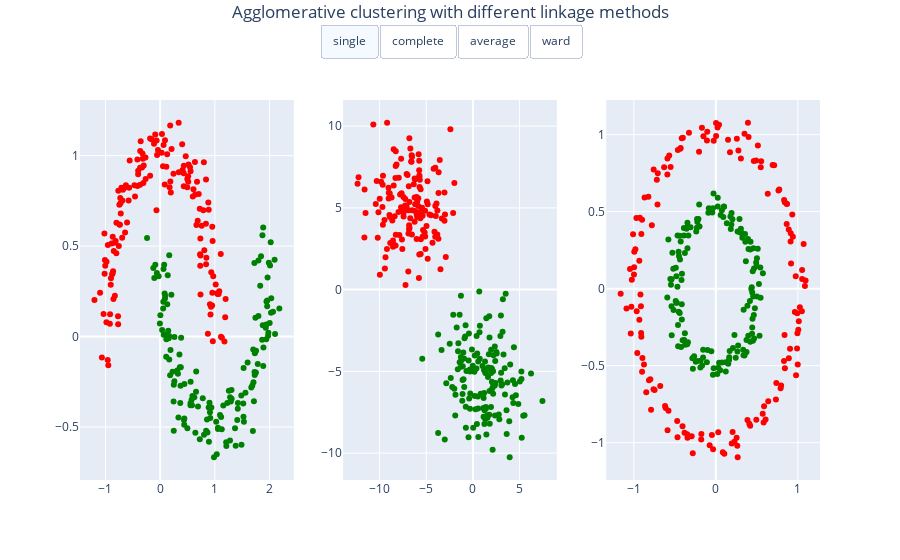

Notebook code for this chart:
### Code cell
from sklearn.datasets import make_blobs, make_moons, make_circles

import matplotlib.pyplot as plt
import plotly.graph_objects as go
from plotly.subplots import make_subplots


X_moons, y_moons = make_moons(n_samples=300, noise=0.1, random_state=47)
X_blobs, y_blobs = make_blobs(n_samples=300, centers=2, cluster_std=2.0, random_state=107)
X_circs, y_circs = make_circles(n_samples=300, noise=0.05, random_state=47, factor=0.5)


fig = make_subplots(rows=1, cols=3)
linkage_methods = ['single', 'complete', 'average', 'ward']

def cluster2color(clusters):
    return ['red' if i == 0 else  'green' for i in clusters]

for linkage_method in linkage_methods:
    
    fig.add_trace(
        go.Scatter(
            x=X_moons[:, 0], 
            y=X_moons[:, 1], 
            mode='markers', 
            marker=dict(color=cluster2color(predict_clusters(X_moons, linkage=linkage_method))),
            visible=False
        ),
        row=1, col=1
    )
    
    fig.add_trace(
        go.Scatter(
            x=X_blobs[:, 0], 
            y=X_blobs[:, 1], 
            mode='markers', 
            marker=dict(color=cluster2color(predict_clusters(X_blobs, linkage=linkage_method))),
            visible=False
        ),
        row=1, col=2
    )
    
    fig.add_trace(
        go.Scatter(
            x=X_circs[:, 0], 
            y=X_circs[:, 1], 
            mode='markers', 
            marker=dict(color=cluster2color(predict_clusters(X_circs, linkage=linkage_method))),
            visible=False
        ),
        row=1, col=3
    )

for i in range(3):
    fig.data[i].visible = True

fig.update_layout(
    updatemenus=[
        dict(
            type="buttons",
            direction="right",
            showactive=True,
            x=0.5,
            xanchor="center",
            y=1.2,
            yanchor="top",
            buttons=list([
                dict(label=linkage_method,
                     method="update",
                     args=[{"visible": [False] * i * 3 + [True] * 3  + [False] * 3 * (4 - i)}])
                for i, linkage_method in enumerate(linkage_methods)
            ]),
        )
    ]
)

fig.update_layout(
    title={"text": "Agglomerative clustering with different linkage methods", "x": 0.5, "y": 0.99},
    showlegend=False,
)

fig.show()

### Figure 1 — Plotly figure (JSON) as saved in the notebook; plotly's stock layout.template omitted (floating-point values rounded to 4 significant figures; data arrays with more than 128 entries replaced by an {"elided": "..."} marker saying what was removed)
{"data": [{"marker": {"color": {"elided": "300 str values"}}, "mode": "markers", "type": "scatter", "visible": true, "x": {"elided": "300 float values"}, "xaxis": "x", "y": {"elided": "300 float values"}, "yaxis": "y"}, {"marker": {"color": {"elided": "300 str values"}}, "mode": "markers", "type": "scatter", "visible": true, "x": {"elided": "300 float values"}, "xaxis": "x2", "y": {"elided": "300 float values"}, "yaxis": "y2"}, {"marker": {"color": {"elided": "300 str values"}}, "mode": "markers", "type": "scatter", "visible": true, "x": {"elided": "300 float values"}, "xaxis": "x3", "y": {"elided": "300 float values"}, "yaxis": "y3"}, {"marker": {"color": {"elided": "300 str values"}}, "mode": "markers", "type": "scatter", "visible": false, "x": {"elided": "300 float values"}, "xaxis": "x", "y": {"elided": "300 float values"}, "yaxis": "y"}, {"marker": {"color": {"elided": "300 str values"}}, "mode": "markers", "type": "scatter", "visible": false, "x": {"elided": "300 float values"}, "xaxis": "x2", "y": {"elided": "300 float values"}, "yaxis": "y2"}, {"marker": {"color": {"elided": "300 str values"}}, "mode": "markers", "type": "scatter", "visible": false, "x": {"elided": "300 float values"}, "xaxis": "x3", "y": {"elided": "300 float values"}, "yaxis": "y3"}, {"marker": {"color": {"elided": "300 str values"}}, "mode": "markers", "type": "scatter", "visible": false, "x": {"elided": "300 float values"}, "xaxis": "x", "y": {"elided": "300 float values"}, "yaxis": "y"}, {"marker": {"color": {"elided": "300 str values"}}, "mode": "markers", "type": "scatter", "visible": false, "x": {"elided": "300 float values"}, "xaxis": "x2", "y": {"elided": "300 float values"}, "yaxis": "y2"}, {"marker": {"color": {"elided": "300 str values"}}, "mode": "markers", "type": "scatter", "visible": false, "x": {"elided": "300 float values"}, "xaxis": "x3", "y": {"elided": "300 float values"}, "yaxis": "y3"}, {"marker": {"color": {"elided": "300 str values"}}, "mode": "markers", "type": "scatter", "visible": false, "x": {"elided": "300 float values"}, "xaxis": "x", "y": {"elided": "300 float values"}, "yaxis": "y"}, {"marker": {"color": {"elided": "300 str values"}}, "mode": "markers", "type": "scatter", "visible": false, "x": {"elided": "300 float values"}, "xaxis": "x2", "y": {"elided": "300 float values"}, "yaxis": "y2"}, {"marker": {"color": {"elided": "300 str values"}}, "mode": "markers", "type": "scatter", "visible": false, "x": {"elided": "300 float values"}, "xaxis": "x3", "y": {"elided": "300 float values"}, "yaxis": "y3"}], "layout": {"autosize": true, "showlegend": false, "title": {"text": "Agglomerative clustering with different linkage methods", "x": 0.5, "y": 0.99}, "updatemenus": [{"active": 0, "buttons": [{"args": [{"visible": [true, true, true, false, false, false, false, false, false, false, false, false, false, false, false]}], "label": "single", "method": "update"}, {"args": [{"visible": [false, false, false, true, true, true, false, false, false, false, false, false, false, false, false]}], "label": "complete", "method": "update"}, {"args": [{"visible": [false, false, false, false, false, false, true, true, true, false, false, false, false, false, false]}], "label": "average", "method": "update"}, {"args": [{"visible": [false, false, false, false, false, false, false, false, false, true, true, true, false, false, false]}], "label": "ward", "method": "update"}], "direction": "right", "showactive": true, "type": "buttons", "x": 0.5, "xanchor": "center", "y": 1.2, "yanchor": "top"}], "xaxis": {"anchor": "y", "autorange": true, "domain": [0, 0.2889], "range": [-1.449, 2.426], "type": "linear"}, "xaxis2": {"anchor": "y2", "autorange": true, "domain": [0.3556, 0.6444], "range": [-13.81, 8.897], "type": "linear"}, "xaxis3": {"anchor": "y3", "autorange": true, "domain": [0.7111, 1], "range": [-1.326, 1.259], "type": "linear"}, "yaxis": {"anchor": "x", "autorange": true, "domain": [0, 1], "range": [-0.8198, 1.335], "type": "linear"}, "yaxis2": {"anchor": "x2", "autorange": true, "domain": [0, 1], "range": [-11.94, 11.9], "type": "linear"}, "yaxis3": {"anchor": "x3", "autorange": true, "domain": [0, 1], "range": [-1.274, 1.257], "type": "linear"}}}
